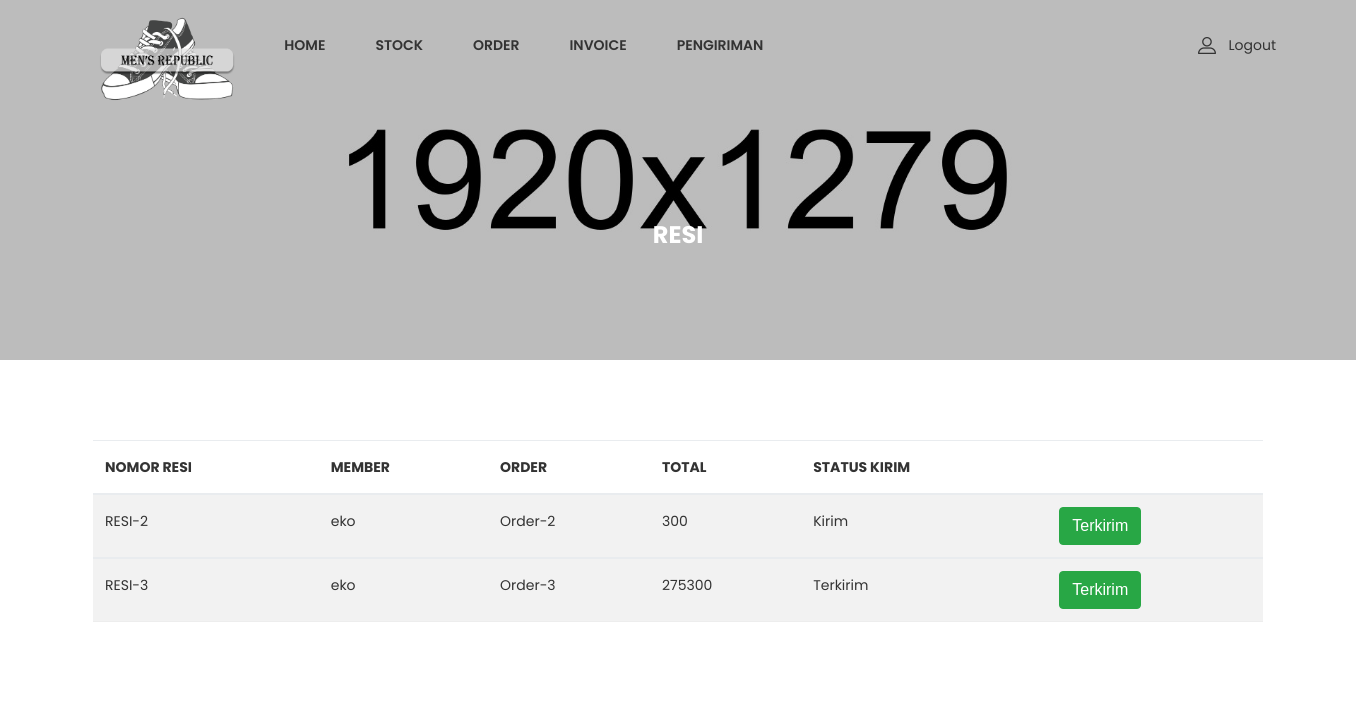
The page /admin/admin_page.php?page=list_pengiriman (signed in) on the database its author committed.
### tables this page shows
CREATE TABLE `resi` (
  `id_resi` int(11) NOT NULL,
  `nomor_resi` varchar(25) DEFAULT NULL,
  `id_member` int(11) DEFAULT NULL,
  `id_status_kirim` int(11) DEFAULT NULL,
  `id_status_trans` int(11) DEFAULT NULL,
  `id_order` int(11) NOT NULL,
  `total_harga` float DEFAULT NULL,
  `tanggal_trans` date DEFAULT NULL
);

CREATE TABLE `member` (
  `id_member` int(11) NOT NULL,
  `nama` varchar(100) DEFAULT NULL,
  `member_active` tinyint(1) DEFAULT NULL,
  `alamat` varchar(100) DEFAULT NULL,
  `email` varchar(100) DEFAULT NULL,
  `tanggal_lahir` date DEFAULT NULL
);

CREATE TABLE `order_list` (
  `id_order` int(11) NOT NULL,
  `order_num` varchar(25) DEFAULT NULL,
  `deskripsi` text DEFAULT NULL,
  `id_member` int(11) DEFAULT NULL,
  `id_status_order` int(11) DEFAULT NULL,
  `tanggal_order` date DEFAULT NULL,
  `tanggal_kirim` date DEFAULT NULL,
  `total_harga` float DEFAULT NULL
);

CREATE TABLE `status_kirim` (
  `id_status_kirim` int(11) NOT NULL,
  `nama_status_kirim` varchar(50) DEFAULT NULL
);

### admin/list_pengiriman.php (the view, shortened to what this page needs)
<div class="ht__bradcaump__area bg-image--6">
    <div class="container">
        <div class="row">
            <div class="col-lg-12">
                <div class="bradcaump__inner text-center">
                    <h2 class="bradcaump-title">Resi</h2>
                </div>
            </div>
        </div>
    </div>
</div>
<section class="my_account_area pt--80 pb--55 bg--white">
    <div class="container">
        <div class="card-body table-responsive p-0">
            <table class="table table-hover table-striped table-valign-middle">
                <thead>
                    <tr>
                        <th>Nomor Resi</th>
                        <th>Member</th>
                        <th>Order</th>
                        <th>Total</th>
                        <th>Status Kirim</th>
                        <th></th>
                    </tr>
                </thead>
                <?php
                include '../func/koneksi.php';
                $data = mysqli_query($koneksi, "select * from resi INNER JOIN member ON resi.id_member=member.id_member INNER JOIN order_list ON resi.id_order=order_list.id_order INNER JOIN status_kirim ON resi.id_status_kirim=status_kirim.id_status_kirim");
                while($d = mysqli_fetch_array($data)){
            ?>
                <tbody>
                    <tr>
                        <td><?php echo $d['nomor_resi'] ?></td>
                        <td><?php echo $d['nama'] ?></td>
                        <td><?php echo $d['order_num'] ?></td>
                        <td><?php echo $d['total_harga'] ?></td>
                        <td><?php echo $d['nama_status_kirim'] ?></td>
                        <td>
                            <form method="POST" action="../func/update_send_resi.php">
                                <button class="btn btn-success" type="submit" title="Add to Cart">Terkirim</button>
                            </form>
                        </td>
                    </tr>
                </tbody>
                <?php
                }
            ?>
            </table>
        </div>
    </div>
</section>

### rows shown on the page
resi: nomor_resi "RESI-2", id_member.nama "eko", id_order.order_num "Order-2", id_order.total_harga "300", id_status_kirim.nama_status_kirim "Kirim"
resi: nomor_resi "RESI-3", id_member.nama "eko", id_order.order_num "Order-3", id_order.total_harga "275300", id_status_kirim.nama_status_kirim "Terkirim"
